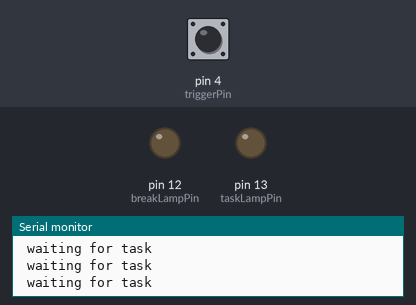
The sketch below on a simulated Arduino Uno, built with avr-gcc and run on an emulated ATmega328P. Parts: output pins drawn as LEDs (lit = HIGH), the last lines printed to the serial monitor. Dashed ring = blinking. The inputs (shaded band) are chosen by the test bench; at power-on: pin 4 (triggerPin) HIGH.

Above: at 1.2 s.
1.3 s: pin 4 (triggerPin) pulled LOW for 0.15 s
At 2.6 s:
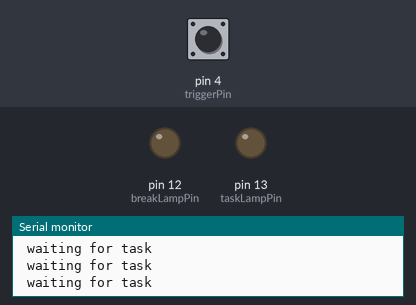
2.9 s: pin 4 (triggerPin) pulled LOW for 0.15 s
At 3.9 s:
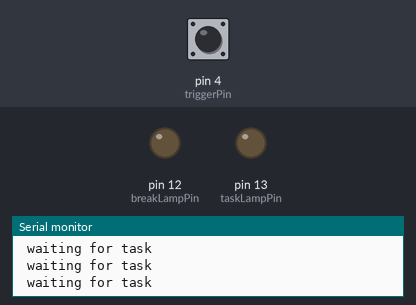
6.0 s: pin 4 (triggerPin) pulled LOW for 1 s
At 6.8 s:
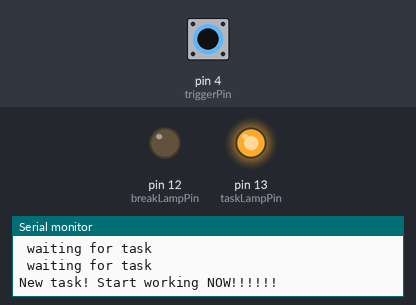
10.0 s: pin 4 (triggerPin) pulsed LOW 2 times (0.12 s each, 0.3 s apart)
At 10.36 s:
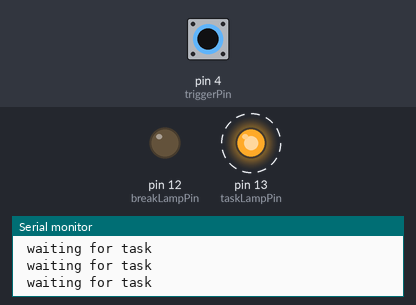
13.6 s: pin 4 (triggerPin) pulsed LOW 5 times (0.12 s each, 0.3 s apart)
At 15.5 s:
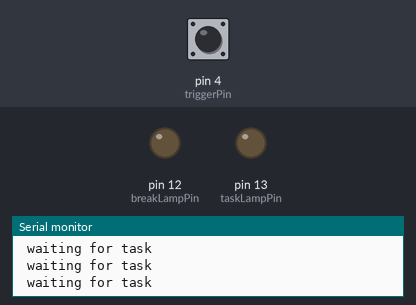
Timing chart, 0 to 17.0 s (numbered marks = the images above; inputs shaded):
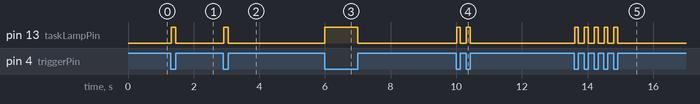

The sketch:

pomodorocode.ino
```cpp
int message = 0;
unsigned long TASK_TIME = 10000;
unsigned long BREAK_TIME = 5000;
//unsigned long TASK_TIME = 2400000; // 40 mins
//unsigned long BREAK_TIME = 600000; // 10 mins
unsigned long taskDelayStart = 0;
unsigned long breakDelayStart = 0;
bool taskDelayRunning = false;
bool breakDelayRunning = false;
bool taskLightOn = false;

#define taskLampPin 13
#define breakLampPin 12
#define triggerPin 4

void setup() {
  pinMode(triggerPin, INPUT_PULLUP);
  pinMode(taskLampPin, OUTPUT);
  digitalWrite(taskLampPin, LOW);
  pinMode(breakLampPin, OUTPUT);
  digitalWrite(breakLampPin, LOW);


  Serial.begin(9600);
}

void loop() {
  message = digitalRead(triggerPin);
  if (message == 0){
    if (!taskLightOn && !taskDelayRunning & !breakDelayRunning){
      taskDelayStart = millis();
      taskDelayRunning = true;
      digitalWrite(taskLampPin, HIGH);
      taskLightOn = true;
      Serial.println("New task! Start working NOW!!!!!!");
    }

    if (taskLightOn && taskDelayRunning && ((millis() - taskDelayStart) >= TASK_TIME)) {
      taskDelayStart += TASK_TIME;
      taskDelayRunning = false;
      Serial.println("A little break for good employee");
      digitalWrite(breakLampPin, HIGH);
      digitalWrite(taskLampPin, LOW);
      taskLightOn = false;

       breakDelayStart = millis();
       breakDelayRunning = true;
     }

    if (!taskLightOn && breakDelayRunning && ((millis() - breakDelayStart) >= BREAK_TIME)) {
      breakDelayStart += BREAK_TIME;
      breakDelayRunning = false;
      Serial.println("break time is over, back to work");
      taskDelayRunning = true;
      taskDelayStart = millis();
    digitalWrite(breakLampPin, LOW);
      digitalWrite(taskLampPin, HIGH);
      taskLightOn = true;
    }
  }

    if (message == 1){
      breakDelayRunning = false;
      taskDelayRunning = false;
      if (taskLightOn){
      Serial.println("task complete");
      digitalWrite(taskLampPin, LOW);
      digitalWrite(breakLampPin, LOW);
      taskLightOn = false;

      }
     Serial.println(" waiting for task");
     }
}
```

Measured:
- after the input at 1.3 s, pin 13 (taskLampPin): LOW → HIGH at once, → LOW 0.13 s later
- after the input at 2.9 s, pin 13 (taskLampPin): LOW → HIGH at once, → LOW 0.13 s later
- after the input at 6.0 s, pin 13 (taskLampPin): LOW → HIGH at once, → LOW 1.0 s later
- after the input at 10.0 s, pin 13 (taskLampPin): alternates HIGH for 0.11 s and LOW for 0.19 s, 4 changes in all, then stays LOW, starting at once
- after the input at 13.6 s, pin 13 (taskLampPin): alternates HIGH for 0.11 s and LOW for 0.19 s, 10 changes in all, then stays LOW, starting at once
